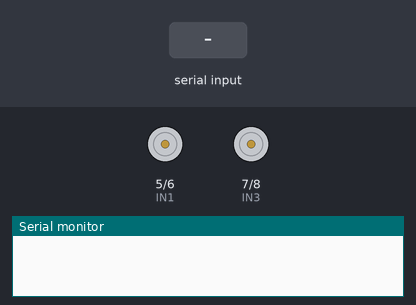
This sketch was run on a simulated Arduino Uno, built with avr-gcc and run on an emulated ATmega328P. Parts: motor-driver pin pairs drawn as motors (green arrow = first pin HIGH = forward, orange = second pin HIGH = backward, longer = more drive, scaled by the enable pin), the last lines printed to the serial monitor. Inputs (shaded band) come from the test bench.

Above: at 1.2 s.
1.3 s: "F" received over Serial
At 1.37 s:
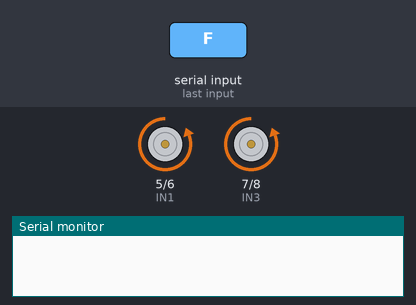
2.9 s: "B" received over Serial
At 2.97 s:
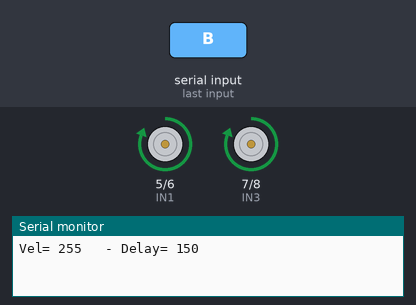
4.5 s: "R" received over Serial
At 4.57 s:
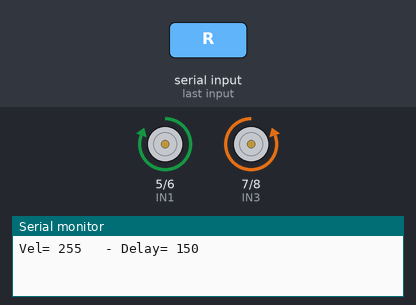
Timing chart, 0 to 7.5 s (numbered marks = the images above; inputs shaded):
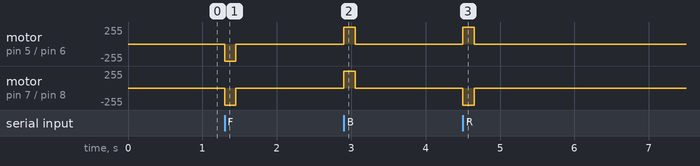

Measured:
- after the input at 1.3 s, motor on pin 5 (IN1) / pin 6 (IN2), motor on pin 7 (IN3) / pin 8 (IN4): stopped → backward 255/255 at once, → stopped 0.15 s later
- after the input at 2.9 s, motor on pin 5 (IN1) / pin 6 (IN2), motor on pin 7 (IN3) / pin 8 (IN4): stopped → forward 255/255 at once, → stopped 0.15 s later
- after the input at 4.5 s, motor on pin 5 (IN1) / pin 6 (IN2): stopped → forward 255/255 at once, → stopped 0.15 s later; motor on pin 7 (IN3) / pin 8 (IN4): stopped → backward 255/255 at once, → stopped 0.15 s later

The sketch:

Prueba_motores_con_teclas_anda_2.ino
```cpp
// Motor A Derecba
int ENA = 9;
int IN1 = 5;
int IN2 = 6;

// Motor B Izquierda
int ENB = 10;
int IN3 = 7;
int IN4 = 8;
long tim = 0;

int vel = 255;
int stp = 150;

String show = "y";

void setup()
{
  Serial.begin(9600) ;
  // Declaramos todos los pines como salidas
  pinMode (ENA, OUTPUT);
  pinMode (ENB, OUTPUT);
  pinMode (IN1, OUTPUT);
  pinMode (IN2, OUTPUT);
  pinMode (IN3, OUTPUT);
  pinMode (IN4, OUTPUT);

}

void loop() {
  // put your main code here, to run repeatedly:
  // Motor gira en un sentido
  if (Serial.available())
    switch (Serial.read())
    {
      case 'F':
        Adelante();
        break;
      case 'B':
        Atras();
        break;
      case 'R':
        Derecha();
        break;
      case 'L':
        Izquierda();
        break;
      case 'S':
        Parar();
        break;
      case '+':
        vel = vel + 10;
        if (vel > 255) {
          vel = 255;
        }
        break;
      case '-':
        vel = vel - 10;
        if (vel < 50) {
          vel = 50;
        }
        break;
      case 'a':
        stp = stp + 10;
        if (stp > 500) {
          stp = 500;
        }
        break;
      case 'e':
        stp = stp - 10;
        if (stp < 100) {
          stp = 100;
        }
        break;
      case 'W':
        if (show == "y") {
          show = "n";
        }  else {
          show = "y";
        }
        break;
    }


  if (show == "y") {
    tim = tim + 1;
    if (tim >= 150000) {
      Serial.print ("Vel= ");
      Serial.print(vel);
      Serial.print ("   - Delay= ");
      Serial.println(stp);

      tim = 0;
    }
  }
}

void Atras ()
{
  //Direccion motor A
  digitalWrite (IN1, HIGH);
  digitalWrite (IN2, LOW);
  analogWrite (ENA, vel); //Velocidad motor A
  //Direccion motor B
  digitalWrite (IN3, HIGH);
  digitalWrite (IN4, LOW);
  analogWrite (ENB, vel); //Velocidad motor B
  delay (stp);
  Parar();
}

void Adelante ()
{
  //Direccion motor A
  digitalWrite (IN2, HIGH);
  digitalWrite (IN1, LOW);
  analogWrite (ENA, vel); //Velocidad motor A
  //Direccion motor B
  digitalWrite (IN4, HIGH);
  digitalWrite (IN3, LOW);
  analogWrite (ENB, vel); //Velocidad motor B
  delay (stp);
  Parar();

}

void Derecha ()
{
  //Direccion motor A
  digitalWrite (IN2, LOW);
  digitalWrite (IN1, HIGH);
  analogWrite (ENA, vel); //Velocidad motor A
  //Direccion motor B
  digitalWrite (IN4, HIGH);
  digitalWrite (IN3, LOW);
  analogWrite (ENB, vel); //Velocidad motor A
  delay (stp);
  Parar();

}

void Izquierda ()
{
  //Direccion motor A
  digitalWrite (IN1, LOW);
  digitalWrite (IN2, HIGH);
  analogWrite (ENA, vel); //Velocidad motor A
  //Direccion motor B
  digitalWrite (IN3, HIGH);
  digitalWrite (IN4, LOW);
  analogWrite (ENB, vel); //Velocidad motor A
  delay (stp);
  Parar();

}

void Parar() {
  analogWrite(ENA, 0);
  analogWrite(ENB, 0);
}
```
